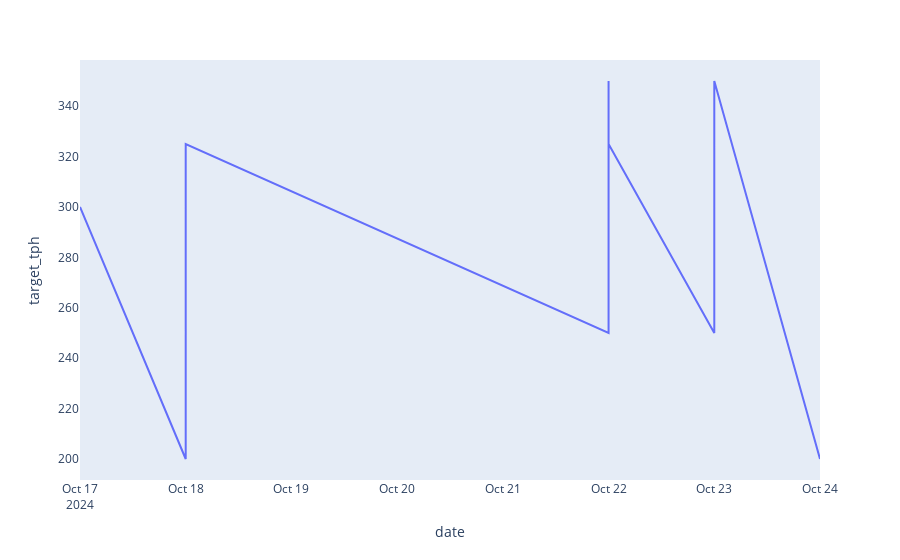

Notebook source saved alongside this figure:
### Code cell
fig=px.line(x=date, y=df['target_tph'],labels={'x': 'date','y':'target_tph'})
fig.update_layout(xaxis_showgrid=False,yaxis_showgrid=False)

### Figure 1 — Plotly figure (JSON) as saved in the notebook; plotly's stock layout.template omitted (floating-point values rounded to 4 significant figures; data arrays with more than 128 entries replaced by an {"elided": "..."} marker saying what was removed)
{"data": [{"hovertemplate": "date=%{x}<br>target_tph=%{y}<extra></extra>", "legendgroup": "", "line": {"color": "#636efa", "dash": "solid"}, "marker": {"symbol": "circle"}, "mode": "lines", "name": "", "orientation": "v", "showlegend": false, "type": "scatter", "x": {"elided": "962 str values"}, "xaxis": "x", "y": {"elided": "962 int values"}, "yaxis": "y"}], "layout": {"legend": {"tracegroupgap": 0}, "margin": {"t": 60}, "xaxis": {"anchor": "y", "domain": [0, 1], "showgrid": false, "title": {"text": "date"}}, "yaxis": {"anchor": "x", "domain": [0, 1], "showgrid": false, "title": {"text": "target_tph"}}}}
